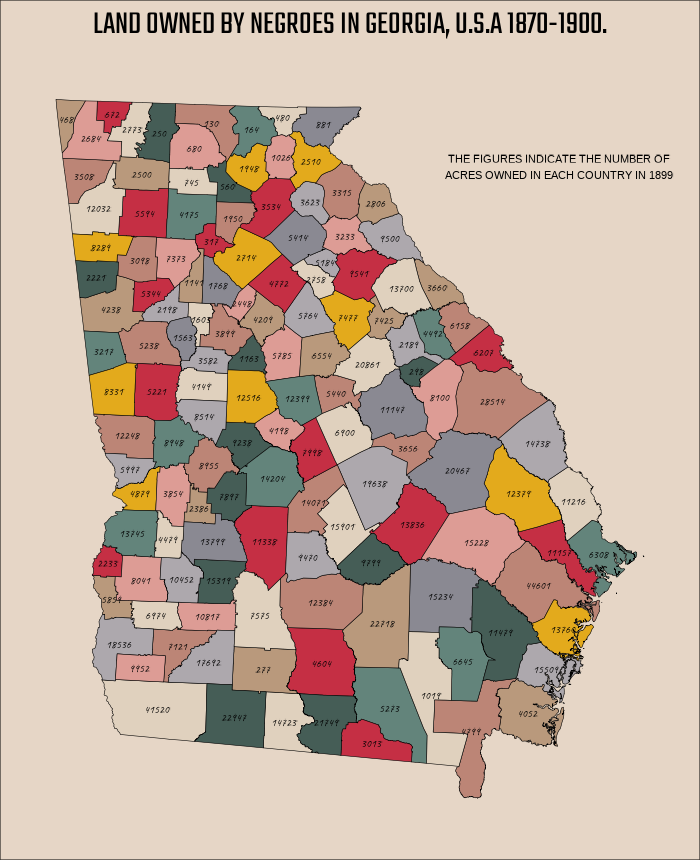

Write R code to recreate this figure.
library(dplyr)
library(ggplot2)
library(purrr)
library(spdep)
library(showtext)
library(sf)
library(sysfonts)
font_add_google("Teko")
font_add_google("Caveat")
font_add_google("Vesper Libre")
showtext_auto()

# 1 - Load Data ----

data <- read.csv("week 03/data.csv",row.names = NULL )

georgia_county_1880 <- st_read("week 03/georgia-1880-county-shapefile/DuBoisChallenge - Georgia Counties w 1870 & 1880 data.shp")

# 2 - Joining Data table with shapefile ----

data$County1890 <- tolower(data$County1890)

georgia_county_1880$name <- tolower(georgia_county_1880$NHGISNAM) 

georgia_county_1880 <- left_join(georgia_county_1880, data, by = c("name" = "County1890"))

nb <- poly2nb(georgia_county_1880)

# Assign colors using a greedy graph coloring algorithm
assign_colors <- function(nb, colors) {
  n <- length(nb)
  color_assignment <- rep(NA, n)
  
  for (i in seq_len(n)) {
    # Get colors of neighbors
    neighbor_colors <- color_assignment[nb[[i]]]
    
    # Choose a color that is not used by neighbors
    available_colors <- setdiff(colors, neighbor_colors)
    
    # Assign the first available color
    color_assignment[i] <- sample(available_colors, 1)
  }
  
  return(color_assignment)
}

# 3 - Color scale ----

# color_scale <- c("#000000","#654321","#d2b48c","#ffd700","#ffc0cb","#dc143c","#4682b4","#7e6583")
color_scale <- c("#c52f44","#455d56","#e0d1be","#e3aa1c","#8a8992",
                 "#bc8576","#b9997c","#ada8ad","#dd9c95","#63847b")


set.seed(002)  # Ensure reproducibility
georgia_county_1880$random_color <- assign_colors(nb, color_scale)

# 4 - Plot data ----

crs <- "+proj=omerc +lonc=90 +lat_0=40 +gamma=185 +alpha=0"  

georgia_county_1880 %>%
  st_transform(crs) %>%
  mutate(centroid.x = map_dbl(geometry, ~ st_centroid(.x)[[1]]),
         centroid.y = map_dbl(geometry, ~ st_centroid(.x)[[2]])) %>% #View()
  # mutate(random_color = sample(color_scale, n(), replace = TRUE)) %>%
ggplot() +
  geom_sf( aes(fill = random_color), color = "black") +
  geom_text(aes(x = centroid.x, y = centroid.y, label = Acres.1899), family = "Caveat", size = 3) +
  geom_text(x = -259300, y = -11726005, label = "THE FIGURES INDICATE THE NUMBER OF\nACRES OWNED IN EACH COUNTRY IN 1899",
            size = 3,                   
            fontface = "plain",         
            family = "Arial",        
            check_overlap = TRUE ) +
  scale_fill_identity() +
  coord_sf(crs=crs) +
  labs(title = "LAND OWNED BY NEGROES IN GEORGIA, U.S.A 1870-1900.", 
       fill = "Land (acres)",
       x = NULL,
       y = NULL
  ) +
  theme_void() +
  theme(
    plot.background = element_rect(fill = "#e6d6c6ff"), 
    plot.title = element_text(
      family = "Teko",
      size = 24,
      hjust = 0.5,
      margin = margin(t = -10, b = 20) 
    ),
    plot.margin = margin(t = 20, r = 20, b = 20, l = 20)
  )

ggsave("week 03/week 03.png",width = 700, height = 800, units = 'px',dpi=96)
